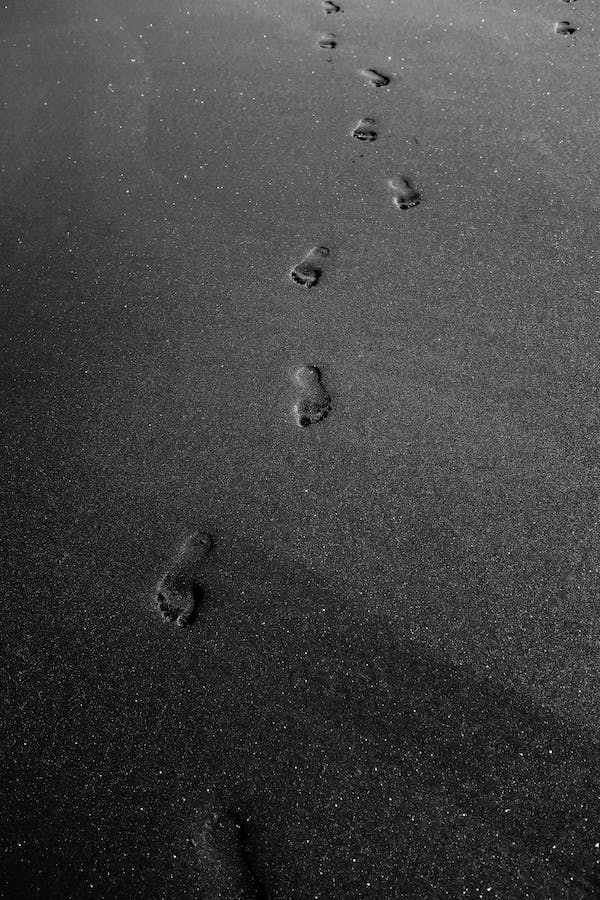
#> input picture Histogram_equalization/dark image.jpeg, 600 x 900 px, found by its file name
$ jupyter execute Histogram_Equalization.ipynb
#> lines starting #> are read from the running program, lines starting #| are printed output that depends on the picture
[cell 1]
import cv2
import numpy as np
import matplotlib.pyplot as plt

# Load the image
img = cv2.imread('/content/drive/MyDrive/Colab Notebooks/dark image.jpeg', 0)
#> img is the input picture: shape (900, 600); min 0, max 255, mean 67

# Calculate the histogram of the original image
hist1 = cv2.calcHist([img], [0], None, [256], [0, 256])
#> hist1 = 256 values, max 6440 at index 84, min 0 at index 217, mean 2109.4

# Create a new histogram after equalization
equalizedImage1 = cv2.equalizeHist(img)
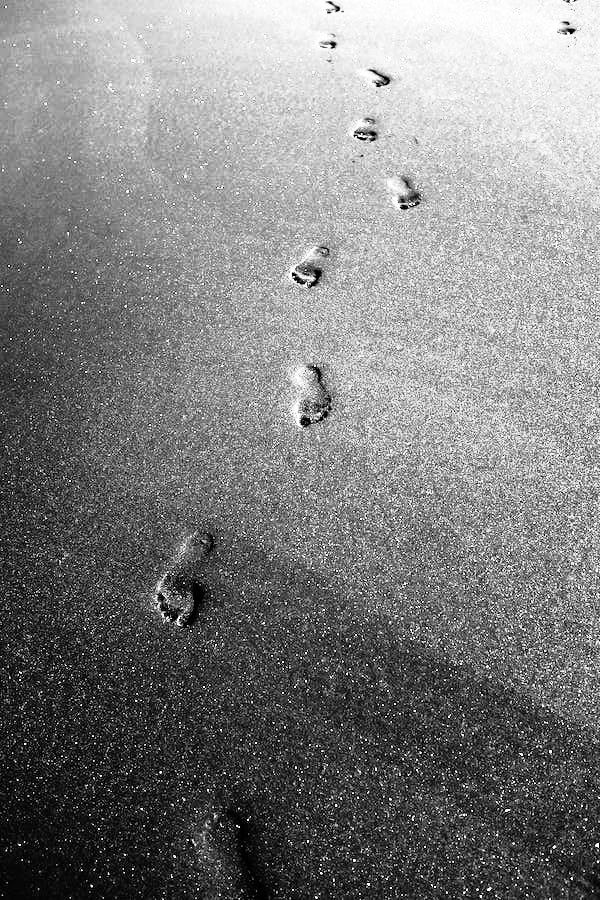
#> equalizedImage1: shape (900, 600); min 0, max 255, mean 127.3
equalizedHist1 = cv2.calcHist([equalizedImage1], [0], None, [256], [0, 256])
#> equalizedHist1 = 256 values, max 6440 at index 166, min 0 at index 9, mean 2109.4

# Plotting
plt.subplot(221), plt.plot(hist1)
plt.subplot(222), plt.plot(equalizedHist1)
plt.subplot(223), plt.imshow(img, cmap='gray')
plt.subplot(224), plt.imshow(equalizedImage1, cmap='gray')

plt.show()
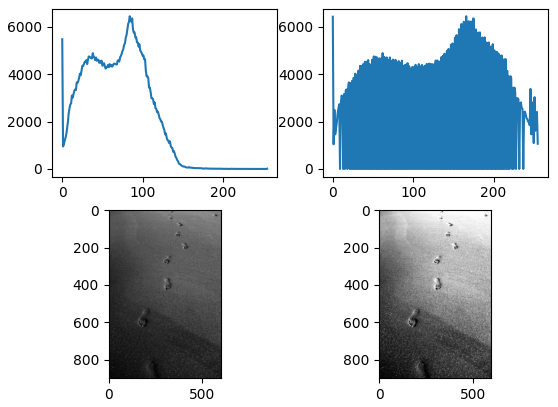
#> figure drawn by matplotlib, 4 panels; panel 1: curve peaks at x = 84, y = 6440; panel 2: curve peaks at x = 166, y = 6440

# Showing the result image
result1 = np.hstack((img, equalizedImage1))
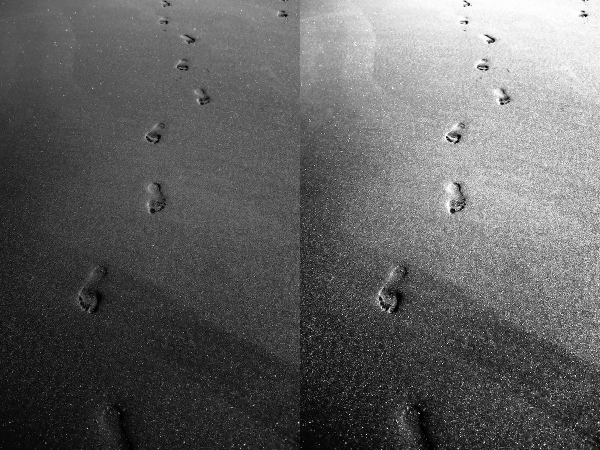
#> result1: shape (900, 1200) (shown at 1/2 size); min 0, max 255, mean 97.1
# cv2_imshow( result1)

cv2.waitKey(0)
cv2.destroyAllWindows()

[cell 2]
import cv2
import numpy as np
import matplotlib.pyplot as plt

imgB = cv2.imread('/content/drive/MyDrive/Colab Notebooks/view.jpg', 0)
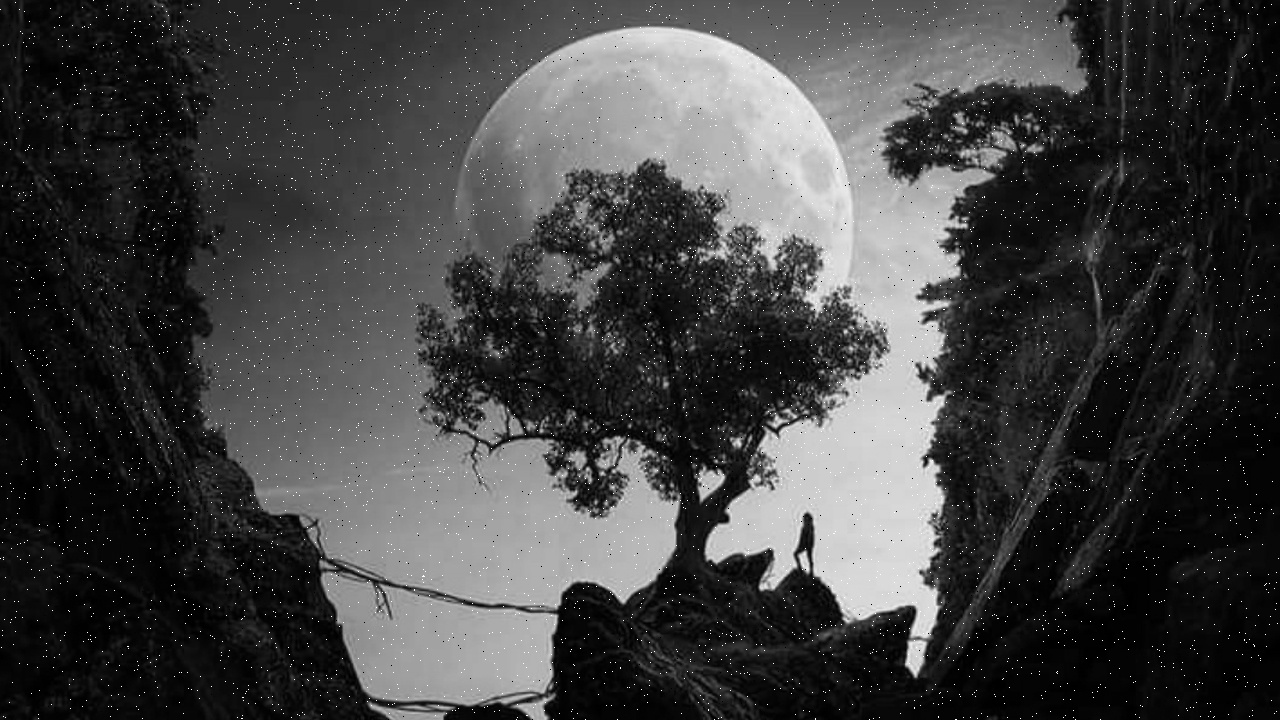
#> input picture Histogram_equalization/view.jpg, 1280 x 720 px, found by its file name
#> imgB is the input picture: shape (720, 1280); min 0, max 255, mean 65.6

hist1 = cv2.calcHist([img], [0], None, [256], [0,256])

# Create new histogram after equalizer

equalizedImage1 = cv2.equalizeHist(imgB);
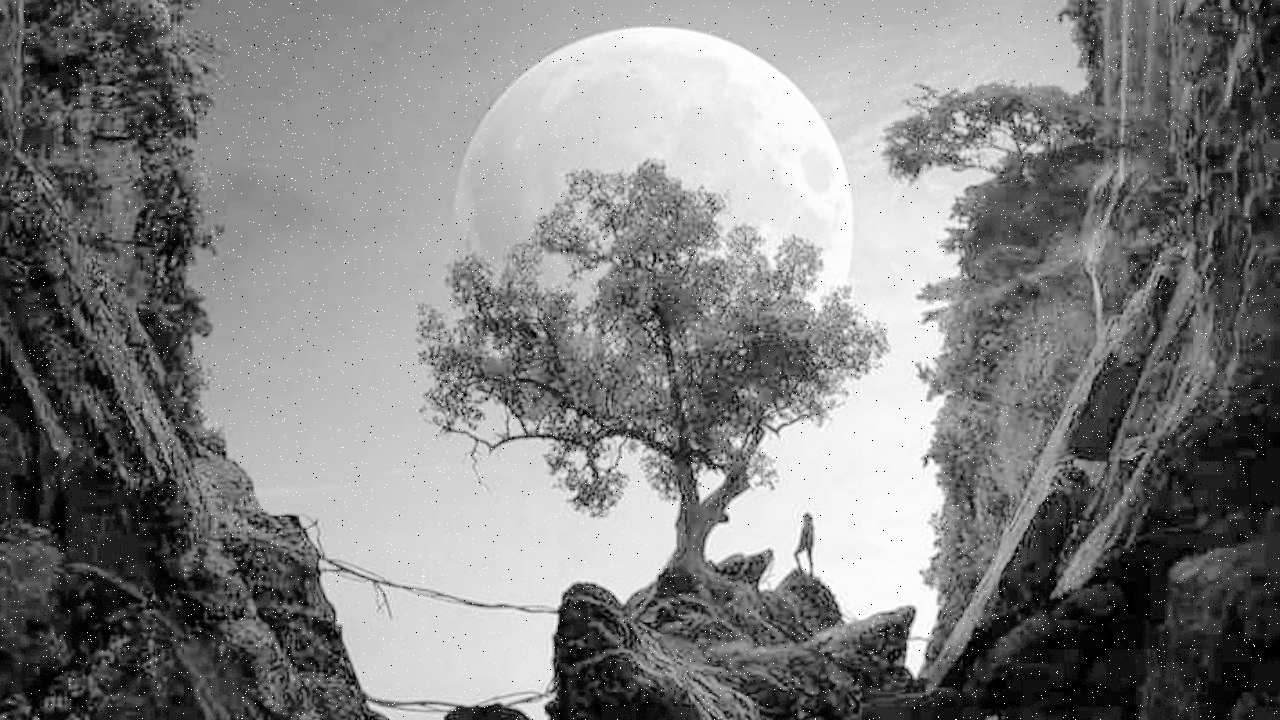
#> equalizedImage1: shape (720, 1280); min 0, max 255, mean 128.2

equalizedHist1 = cv2.calcHist([equalizedImage1], [0], None, [256], [0, 256])
#> equalizedHist1 = 256 values, max 27160 at index 30, min 0 at index 1, mean 3600

#plotting
plt.subplot(221), plt.plot(hist1)
plt.subplot(222), plt.plot(equalizedHist1)
plt.subplot(223), plt.imshow(cv2.cvtColor(imgB, cv2.COLOR_BGR2RGB))
plt.subplot(224), plt.imshow(cv2.cvtColor(equalizedImage1, cv2.COLOR_BGR2RGB))

plt.show()
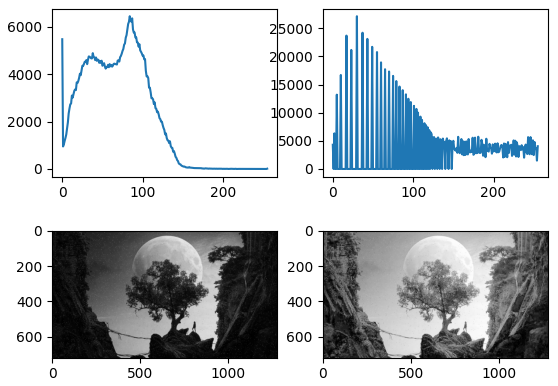
#> figure drawn by matplotlib, 4 panels; panel 1: curve peaks at x = 84, y = 6440; panel 2: curve peaks at x = 30, y = 27160

[cell 3]
import cv2
import numpy as np
import matplotlib.pyplot as plt

img = cv2.imread('/content/drive/MyDrive/Colab Notebooks/dark image.jpeg', 0)
imgB = cv2.imread('/content/drive/MyDrive/Colab Notebooks/view.jpg', 0)

hist1 = cv2.calcHist([img], [0], None, [256], [0,256])
hist2 = cv2.calcHist([imgB], [0], None, [256], [0,256])
#> hist2 = 256 values, max 27160 at index 6, min 0 at index 243, mean 3600

# Create new histogram after equalizer

equalizedImage1 = cv2.equalizeHist(img);
equalizedImageB = cv2.equalizeHist(imgB);

equalizedHist1 = cv2.calcHist([equalizedImage1], [0], None, [256], [0, 256])
#> equalizedHist1 = 256 values, max 6440 at index 166, min 0 at index 9, mean 2109.4
equalizedHist2 = cv2.calcHist([equalizedImageB], [0], None, [256], [0, 256])
#> equalizedHist2 = 256 values, max 27160 at index 30, min 0 at index 1, mean 3600

#plotting
plt.subplot(221), plt.plot(hist1)
plt.subplot(222), plt.plot(hist2)
plt.subplot(223), plt.plot(equalizedHist1)
plt.subplot(224), plt.plot(equalizedHist2)

plt.show()
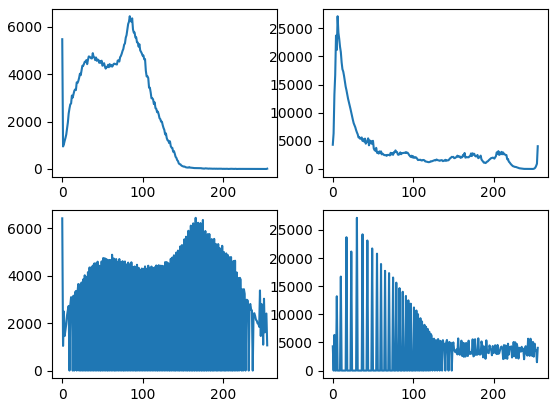
#> figure drawn by matplotlib, 4 panels; panel 1: curve peaks at x = 84, y = 6440; panel 2: curve peaks at x = 6, y = 27160; panel 3: curve peaks at x = 166, y = 6440; panel 4: curve peaks at x = 30, y = 27160

[cell 4]
import cv2
import numpy as np
import matplotlib.pyplot as plt

image = cv2.imread("/content/drive/MyDrive/Colab Notebooks/yash.jpg", 1)
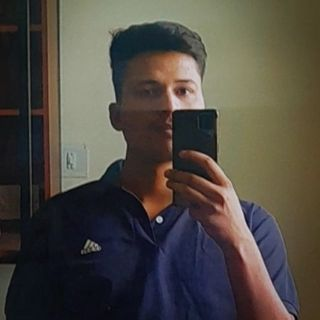
#> input picture Histogram_equalization/yash.jpg, 320 x 320 px, found by its file name
#> image is the input picture: shape (320, 320, 3); mean B, G, R 65.9, 72.8, 77.7

# convert image from rgb to hsv
img_hsv = cv2.cvtColor(image, cv2.COLOR_RGB2HSV)
#> img_hsv: shape (320, 320, 3); mean H, S, V 70, 86.9, 84.9

# histogram equalization on the v-channel
img_hsv[:,:,2] = cv2.equalizeHist(img_hsv[:,:,2])
#> img_hsv: shape (320, 320, 3); mean H, S, V 70, 86.9, 128.4

# convert the image from hsv to rgb
imgRgb = cv2.cvtColor(img_hsv, cv2.COLOR_HSV2RGB)
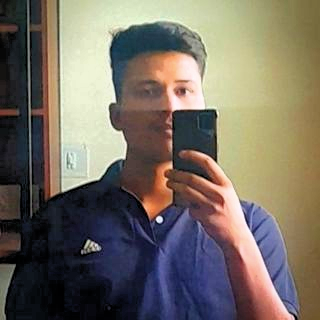
#> imgRgb: shape (320, 320, 3); mean B, G, R 98.7, 109.5, 117.5

# histogram
hist1 = cv2.calcHist([image], [0], None, [256], [0, 256])
#> hist1 = 256 values, max 2185 at index 24, min 0 at index 212, mean 400
hist2 = cv2.calcHist([imgRgb], [0], None, [256], [0, 256])
#> hist2 = 256 values, max 1907 at index 25, min 6 at index 252, mean 400

#plotting
plt.subplot(221), plt.plot(hist1)
plt.subplot(222), plt.plot(hist2)
plt.subplot(223), plt.imshow(cv2.cvtColor(image, cv2.COLOR_BGR2RGB))
plt.subplot(224), plt.imshow(cv2.cvtColor(imgRgb, cv2.COLOR_BGR2RGB))

plt.show()
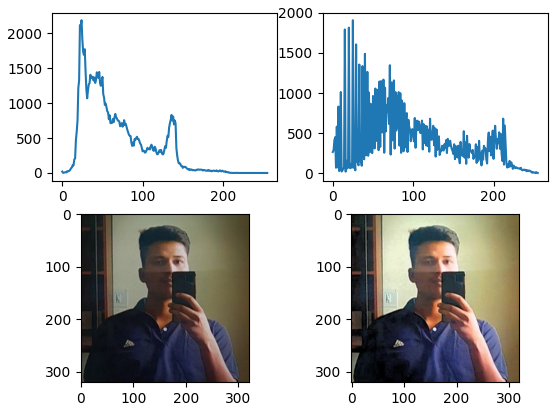
#> figure drawn by matplotlib, 4 panels; panel 1: curve peaks at x = 24, y = 2185; panel 2: curve peaks at x = 25, y = 1907
